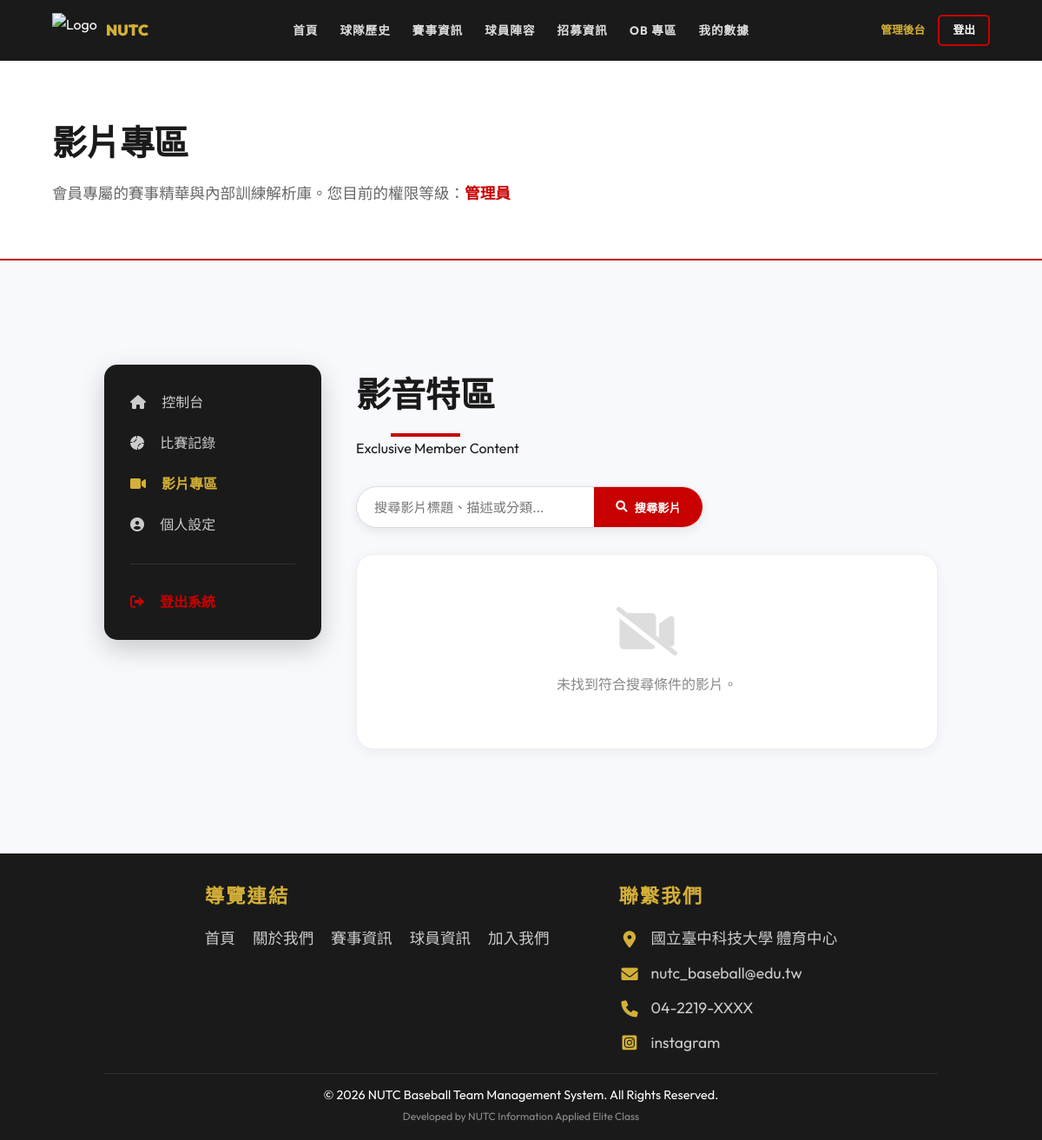
Before: /video_zone.php (signed in) with the older database file.
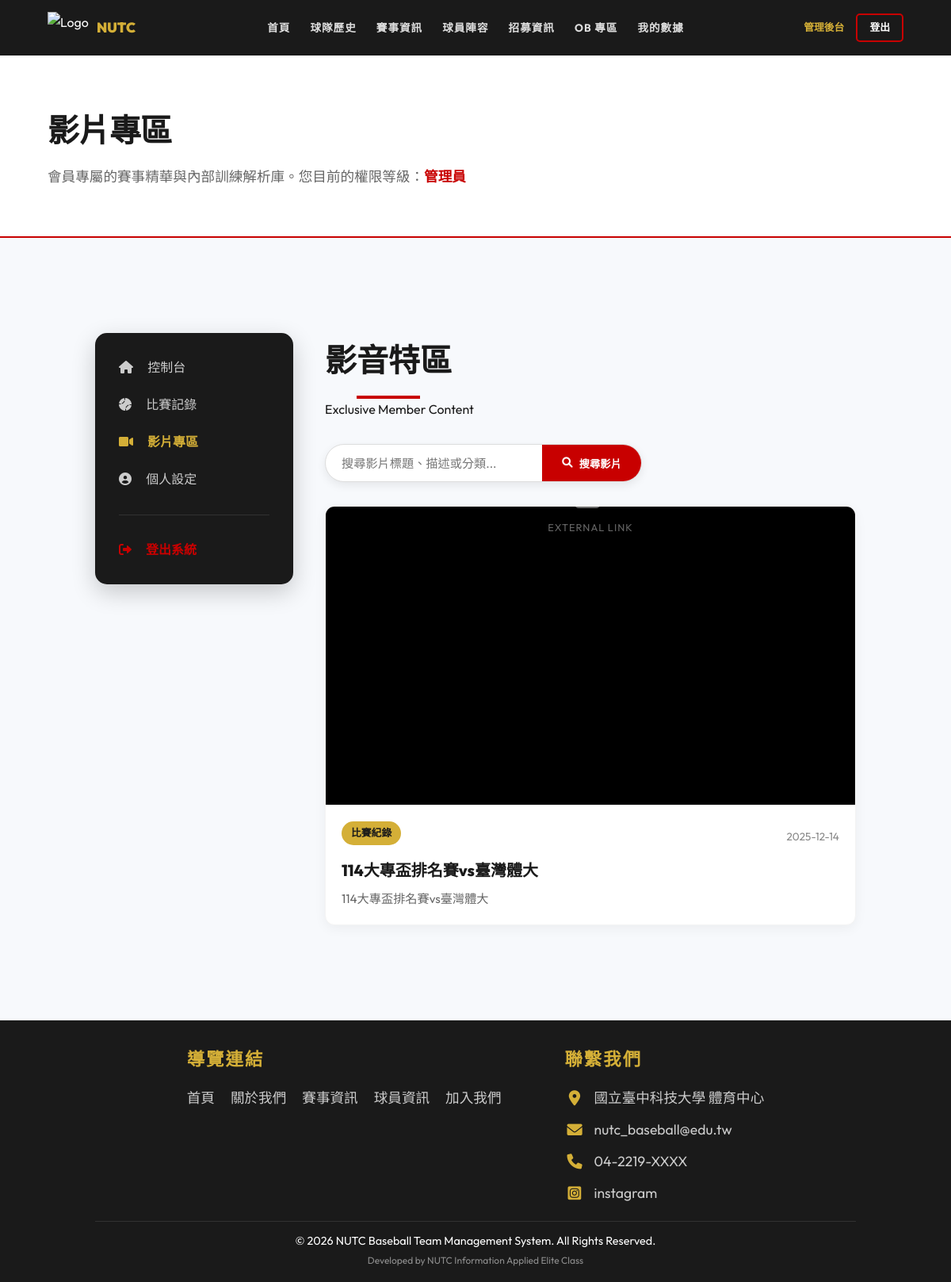
After: the same page with the newer database file.
### tables this page shows
CREATE TABLE `contact_us` (
  `id` int(11) NOT NULL,
  `icon_class` varchar(50) NOT NULL,
  `content_text` varchar(255) NOT NULL
);

CREATE TABLE `video` (
  `Video_id` int(11) NOT NULL COMMENT '影片唯一識別碼',
  `Team_Id` int(11) DEFAULT NULL COMMENT '關聯 Team.team_Id',
  `title` varchar(255) DEFAULT NULL COMMENT '影片標題',
  `description` text DEFAULT NULL COMMENT '描述',
  `url` varchar(255) DEFAULT NULL COMMENT 'YouTube 影片連結',
  `date` date DEFAULT NULL COMMENT '日期',
  `category` varchar(100) DEFAULT NULL COMMENT '分類'
);

### includes/Database.php (called while the page is built, shortened)
<?php
class Database {
    private $pdo;
    public function __construct() {
        $host = 'localhost';
        $db   = 'baseball_web';
        $user = 'root';
        $pass = '';
        $charset = 'utf8mb4';
        $dsn = "mysql:host=$host;port=3306;dbname=$db;charset=$charset";
        $options = [
            PDO::ATTR_ERRMODE            => PDO::ERRMODE_EXCEPTION,
            PDO::ATTR_DEFAULT_FETCH_MODE => PDO::FETCH_ASSOC,
            PDO::ATTR_EMULATE_PREPARES   => false,
        ];
        try {
            $this->pdo = new PDO($dsn, $user, $pass, $options);
        } catch (\PDOException $e) {
            throw new \PDOException($e->getMessage(), (int)$e->getCode());
        }
    }
    public function getAll($table) {
        $stmt = $this->pdo->query("SELECT * FROM `$table`");
        return $stmt->fetchAll();
    }
}

### includes/config.php (called while the page is built, shortened)
<?php
require_once 'Database.php';
$db = new Database();

### video_zone.php (the view, shortened to what the changed rows need)
<?php
require_once 'includes/header.php';
$videos = $db->getAll('video');
usort($videos, function($a, $b) {
    return strtotime($b['date']) - strtotime($a['date']);
});
$search = $_GET['search'] ?? '';
function getYoutubeThumb($url) {
    $id = '';
    return null;
}
function getJumpLink($url) {
    return $url;
}
?>
<link rel="stylesheet" href="assets/css/member_dashboard.css">
<link rel="stylesheet" href="assets/css/video_zone.css">
<div class="page-header">
    <h1>影片專區</h1>
</div>
<section>
    <div class="container">
        <div class="member-dashboard-layout">
            <div>
                <div class="section-title member-section-title">
                    <h2>影音特區</h2>
                    <p>Exclusive Member Content</p>
                </div>
                <form method="GET" class="search-bar-container">
                    <input type="text" name="search" class="search-bar-input" placeholder="搜尋影片標題、描述或分類..." value="<?= htmlspecialchars($search) ?>">
                    <button type="submit" class="search-bar-btn"><i class="fas fa-search"></i> 搜尋影片</button>
                </form>
                <?php if (empty($videos)): ?>
                    <div class="empty-state-message">
                        <i class="fas fa-video-slash"></i>
                        未找到符合搜尋條件的影片。
                    </div>
                <?php else: ?>
                    <div class="video-grid">
                        <?php foreach ($videos as $video): ?>
                        <a href="<?= getJumpLink($video['url']) ?>" target="_blank" class="video-card-link">
                            <div class="video-card">
                                <div class="video-wrapper" style="position: relative; background: #000; overflow: hidden; display: flex; align-items: center; justify-content: center; height: 180px;">
                                    <?php $thumb = getYoutubeThumb($video['url']); ?>
                                    <?php if ($thumb): ?>
                                        <img src="<?= $thumb ?>" class="video-thumbnail" alt="<?= htmlspecialchars($video['title']) ?>" style="width: 100%; height: 100%; object-fit: cover;">
                                    <?php else: ?>
                                        <div style="text-align: center; color: rgba(255,255,255,0.4);">
                                            <i class="fas fa-external-link-alt" style="font-size: 2.5rem; margin-bottom: 10px; display: block;"></i>
                                            <span style="font-size: 0.8rem; letter-spacing: 1px;">EXTERNAL LINK</span>
                                        </div>
                                    <?php endif; ?>
                                </div>
                                <div class="video-info">
                                    <div class="video-meta-top">
                                        <span class="video-category"><?= htmlspecialchars($video['category']) ?></span>
                                        <span class="video-date"><?= htmlspecialchars($video['date']) ?></span>
                                    </div>
                                    <h3 class="video-title"><?= htmlspecialchars($video['title']) ?></h3>
                                    <p class="video-desc"><?= htmlspecialchars($video['description']) ?></p>
                                </div>
                            </div>
                        </a>
                        <?php endforeach; ?>
                    </div>
                <?php endif; ?>
            </div>
        </div>
    </div>
</section>
<?php require_once 'includes/footer.php'; ?>

### includes/footer.php (shortened to what the changed rows need)
<?php
$contactInfos = $db->getAll('contact_us');
?>
<footer>
    <div class="footer-content" style="display: flex; justify-content: center; align-items: flex-start; gap: 80px; max-width: 900px; margin: 0 auto; margin-bottom: 20px;">
        <div class="footer-section">
            <div style="display: flex; flex-direction: column; gap: 10px;">
                <?php if (empty($contactInfos)): ?>
                    <p style="color: #888;">尚未設定聯絡資訊</p>
                <?php else: ?>
                    <?php foreach ($contactInfos as $c): ?>
                        <p style="margin: 0; font-size: 1.1rem; color: #ccc; display: flex; align-items: center; gap: 12px;">
                            <i class="<?= htmlspecialchars($c['icon_class']) ?>" style="color: var(--secondary); font-size: 1.2rem; width: 25px; text-align: center;"></i>
                            <?php if (!empty($c['link'])): ?>
                                <a href="<?= htmlspecialchars($c['link']) ?>" target="_blank" style="color: #ccc; text-decoration: none; transition: color 0.3s;"><?= htmlspecialchars($c['content_text']) ?></a>
                            <?php else: ?>
                                <span><?= htmlspecialchars($c['content_text']) ?></span>
                            <?php endif; ?>
                        </p>
                    <?php endforeach; ?>
                <?php endif; ?>
            </div>
        </div>
    </div>
</footer>
</body>
</html>

Changed rows visible on the page:
added video: category "比賽紀錄", date "2025-12-14", title "114大專盃排名賽vs臺灣體大", description "114大專盃排名賽vs臺灣體大"
Other visible differences:
text no longer shown: "未找到符合搜尋條件的影片。"
